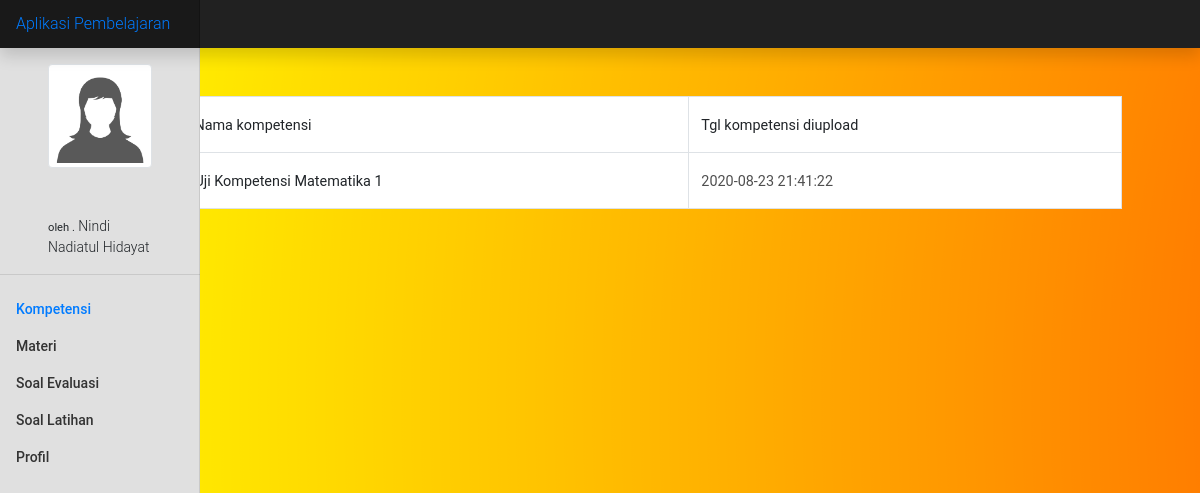
/kompetensi.php, run on the app's committed database.
### tables this page shows
CREATE TABLE `kompetensi` (
  `kode_kompetensi` varchar(11) NOT NULL,
  `nama` text NOT NULL,
  `url_kompetensi` text NOT NULL,
  `tanggal_upload` timestamp NOT NULL DEFAULT CURRENT_TIMESTAMP
);

### kompetensi.php (the view, shortened to what this page needs)
<?php
include_once 'connection.php';
if(!empty($_GET['kompetensi'])){
  $sql = "SELECT * FROM kompetensi WHERE kode_kompetensi = '".$_GET['kompetensi']."' LIMIT 1";
  $res_kompetensi = $conn->query($sql);
  if ($res_kompetensi->num_rows > 0) {
    while($row = $res_kompetensi->fetch_assoc()) {
      $path = $row['url_kompetensi'];
      $name = $row['nama'];
    }
    ?>
    <main role="main" class="col-md-9 ml-sm-auto col-lg-10 px-md-4 mt-3">
      <h2><?php echo $name; ?></h2>
      <?php
    echo "<iframe src='".$path."' width=\"100%\" style=\"height:400%\"></iframe>";
  }
  else{
    ?>
    <div class="container p-5">
      <h1 class="text-center">kompetensi tidak di temukan</h1>
      <div class="text-center"><a href="kompetensi.php" class="btn btn-md btn-success">Silahkan klik link ini untuk kembali</a></div>
    </div>
    <?php
  }
    }
    else {
      $sql = "SELECT * FROM kompetensi ORDER BY `tanggal_upload`";
      $res_kompetensi = $conn->query($sql);
      $no =1;
      ?>
      <div class="container p-5">
        <div class="table-responsive">
          <table class="table table-bordered bg-white">
            <tr>
              <th>No</th>
              <th>Nama kompetensi</th>
              <th>Tgl kompetensi diupload</th>
              <?php if ($res_kompetensi->num_rows > 0) {
            while($row = $res_kompetensi->fetch_assoc()) {
            ?>
            </tr>
              <td><a href="/kompetensi.php?kompetensi=<?php echo$row['kode_kompetensi'] ?>"><?php echo $no;?></a></td>
              <td><a href="/kompetensi.php?kompetensi=<?php echo$row['kode_kompetensi'] ?>"><?php echo $row['nama'];?></a></td>
              <td><?php echo $row['tanggal_upload'];?></td>
              <?php
              $no++;
                }
              }?>
          </table>
        </div>
      </div>
      <?php
        }
      ?>

### data on the page
kompetensi: nama "Uji Kompetensi Matematika 1", tanggal_upload "2020-08-23 21:41:22"
